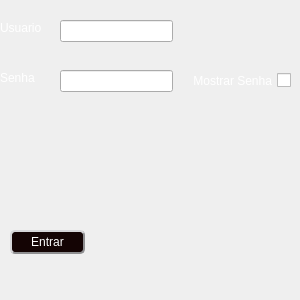
<?xml version="1.0" encoding="UTF-8"?>
<ui version="4.0">
 <class>LogineSenha</class>
 <widget class="QMainWindow" name="LogineSenha">
  <property name="geometry">
   <rect>
    <x>0</x>
    <y>0</y>
    <width>300</width>
    <height>300</height>
   </rect>
  </property>
  <property name="minimumSize">
   <size>
    <width>300</width>
    <height>300</height>
   </size>
  </property>
  <property name="maximumSize">
   <size>
    <width>300</width>
    <height>300</height>
   </size>
  </property>
  <property name="sizeIncrement">
   <size>
    <width>300</width>
    <height>300</height>
   </size>
  </property>
  <property name="windowTitle">
   <string>Login</string>
  </property>
  <widget class="QWidget" name="centralwidget">
   <widget class="QPushButton" name="Btn_Entrar">
    <property name="geometry">
     <rect>
      <x>10</x>
      <y>230</y>
      <width>75</width>
      <height>24</height>
     </rect>
    </property>
    <property name="cursor">
     <cursorShape>PointingHandCursor</cursorShape>
    </property>
    <property name="styleSheet">
     <string notr="true">QPushButton{border-radius: 5px;
color: white;
background-color:rgb(20, 4, 4);
border: 2px solid #8f8f91;
border-style: outset;
text-align: center;
-webkit-box-shadow: 3px 3px 5px 0px rgba(0,0,0,0.75);
-moz-box-shadow: 3px 3px 5px 0px rgba(0,0,0,0.75);
box-shadow: 3px 3px 5px 0px rgba(0,0,0,0.75);}

QPushButton::hover{
	background-color: rgb(52, 52, 52);
	color:rgb(126, 0, 0);
}
</string>
    </property>
    <property name="text">
     <string>Entrar</string>
    </property>
   </widget>
   <widget class="QLineEdit" name="txt_Usuario">
    <property name="geometry">
     <rect>
      <x>60</x>
      <y>20</y>
      <width>113</width>
      <height>22</height>
     </rect>
    </property>
   </widget>
   <widget class="QLineEdit" name="txt_Senha">
    <property name="geometry">
     <rect>
      <x>60</x>
      <y>70</y>
      <width>113</width>
      <height>22</height>
     </rect>
    </property>
   </widget>
   <widget class="QLabel" name="label">
    <property name="geometry">
     <rect>
      <x>0</x>
      <y>20</y>
      <width>61</width>
      <height>16</height>
     </rect>
    </property>
    <property name="styleSheet">
     <string notr="true">font: 600 9pt &quot;Yu Gothic UI bold&quot;;
color: rgb(255, 255, 255);</string>
    </property>
    <property name="text">
     <string>Usuario</string>
    </property>
   </widget>
   <widget class="QLabel" name="label_2">
    <property name="geometry">
     <rect>
      <x>0</x>
      <y>70</y>
      <width>49</width>
      <height>16</height>
     </rect>
    </property>
    <property name="styleSheet">
     <string notr="true">font: 600 9pt &quot;Yu Gothic UI bold&quot;;
color: rgb(255, 255, 255);</string>
    </property>
    <property name="text">
     <string>Senha</string>
    </property>
   </widget>
   <widget class="QCheckBox" name="Ver_Senha">
    <property name="enabled">
     <bool>true</bool>
    </property>
    <property name="geometry">
     <rect>
      <x>180</x>
      <y>70</y>
      <width>111</width>
      <height>21</height>
     </rect>
    </property>
    <property name="cursor">
     <cursorShape>PointingHandCursor</cursorShape>
    </property>
    <property name="layoutDirection">
     <enum>Qt::RightToLeft</enum>
    </property>
    <property name="autoFillBackground">
     <bool>false</bool>
    </property>
    <property name="styleSheet">
     <string notr="true">font: 600 9pt &quot;Yu Gothic UI bold&quot;;
color: rgb(255, 255, 255);</string>
    </property>
    <property name="text">
     <string>Mostrar Senha</string>
    </property>
    <property name="iconSize">
     <size>
      <width>16</width>
      <height>16</height>
     </size>
    </property>
    <property name="shortcut">
     <string/>
    </property>
    <property name="checkable">
     <bool>true</bool>
    </property>
   </widget>
   <widget class="QLabel" name="fundo">
    <property name="geometry">
     <rect>
      <x>0</x>
      <y>-10</y>
      <width>300</width>
      <height>300</height>
     </rect>
    </property>
    <property name="minimumSize">
     <size>
      <width>300</width>
      <height>300</height>
     </size>
    </property>
    <property name="maximumSize">
     <size>
      <width>300</width>
      <height>300</height>
     </size>
    </property>
    <property name="text">
     <string/>
    </property>
    <property name="pixmap">
     <pixmap resource="img.qrc">:/imgs/imagens/fundo.jpg</pixmap>
    </property>
    <property name="indent">
     <number>-10</number>
    </property>
   </widget>
   <widget class="QLabel" name="Informcao">
    <property name="geometry">
     <rect>
      <x>90</x>
      <y>230</y>
      <width>201</width>
      <height>16</height>
     </rect>
    </property>
    <property name="font">
     <font>
      <pointsize>9</pointsize>
      <bold>true</bold>
     </font>
    </property>
    <property name="styleSheet">
     <string notr="true">color:#900
</string>
    </property>
    <property name="text">
     <string>&lt;html&gt;&lt;head/&gt;&lt;body&gt;&lt;p&gt;&lt;br/&gt;&lt;/p&gt;&lt;/body&gt;&lt;/html&gt;</string>
    </property>
   </widget>
   <zorder>fundo</zorder>
   <zorder>Btn_Entrar</zorder>
   <zorder>txt_Usuario</zorder>
   <zorder>txt_Senha</zorder>
   <zorder>label</zorder>
   <zorder>label_2</zorder>
   <zorder>Ver_Senha</zorder>
   <zorder>Informcao</zorder>
  </widget>
 </widget>
 <resources>
  <include location="img.qrc"/>
 </resources>
 <connections/>
</ui>
